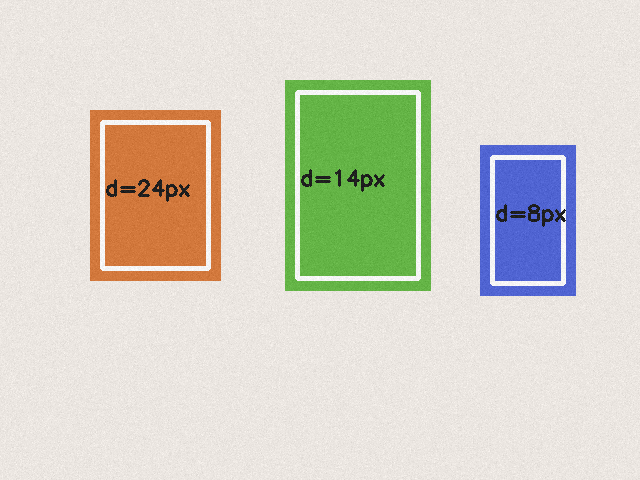
#> input picture data_left.png, 640 x 480 px
$ python main.py
#> lines starting #> are read from the running program, lines starting #| are printed output that depends on the picture; after the words box and inside, x2 and y2 are one past the last pixel; in counts of white or black regions, pixels touching at a corner belong together
import cv2
import numpy as np
from pathlib import Path

BASE = Path(__file__).resolve().parent
LEFT_PATH = BASE / "data_left.png"
RIGHT_PATH = BASE / "data_right.png"
OUT = BASE / "outputs"
OUT.mkdir(exist_ok=True)

# Camera parameters (example calibrated values for this educational demo)
FOCAL_LENGTH_PX = 700.0
BASELINE_CM = 6.0

left = cv2.imread(str(LEFT_PATH))
#> left is the input picture: shape (480, 640, 3); mean B, G, R 199.7, 212.8, 214.5
right = cv2.imread(str(RIGHT_PATH))
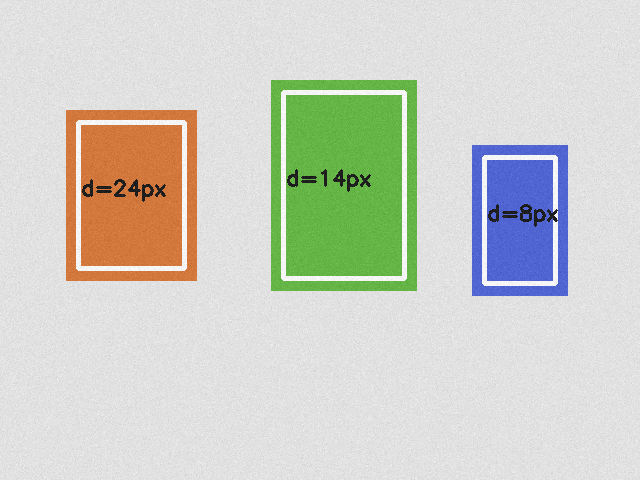
#> input picture data_right.png, 640 x 480 px
#> right is the input picture: shape (480, 640, 3); mean B, G, R 199.7, 208.9, 206.7
if left is None or right is None:
    raise FileNotFoundError("Stereo images not found.")

gray_l = cv2.cvtColor(left, cv2.COLOR_BGR2GRAY)
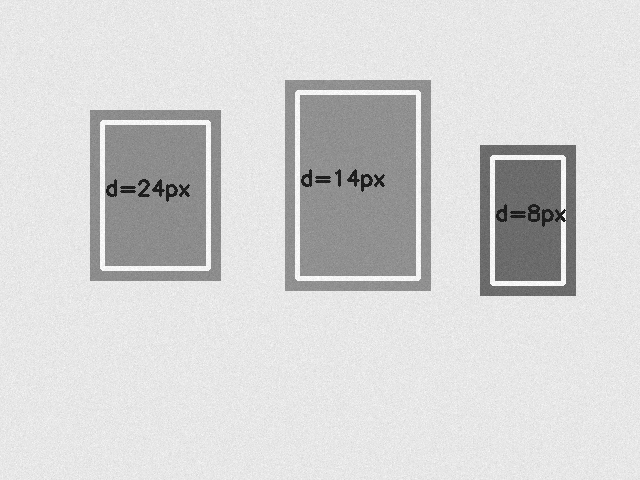
#> gray_l: shape (480, 640); min 11, max 255, mean 212
gray_r = cv2.cvtColor(right, cv2.COLOR_BGR2GRAY)
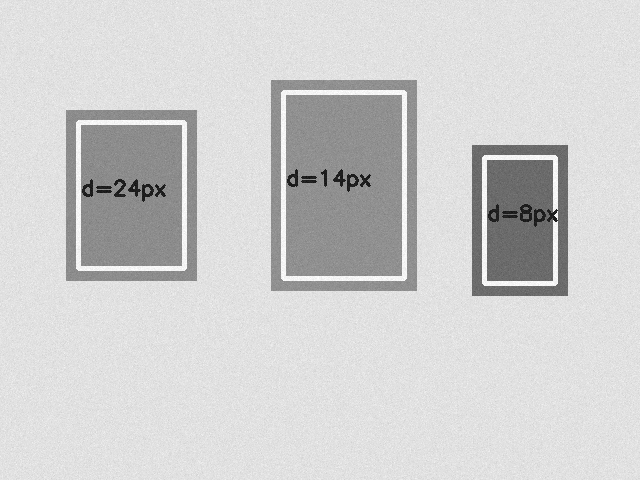
#> gray_r: shape (480, 640); min 15, max 255, mean 207.3

# StereoBM estimates disparity = horizontal pixel shift between corresponding points.
num_disparities = 16 * 8
block_size = 15
stereo = cv2.StereoBM_create(
    numDisparities=num_disparities,
    blockSize=block_size
)
disparity = stereo.compute(gray_l, gray_r).astype(np.float32) / 16.0
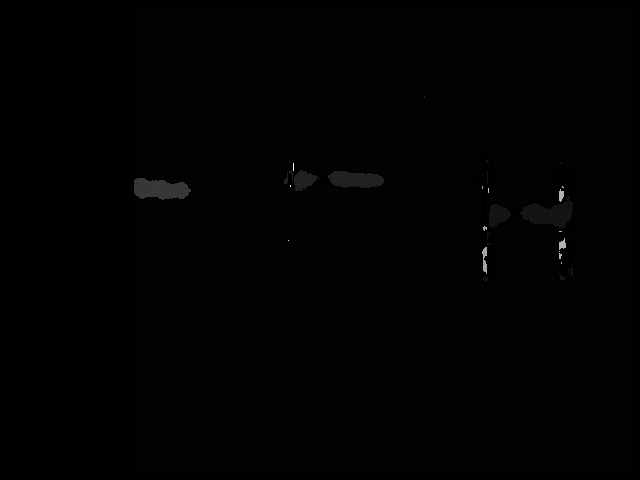
#> disparity: shape (480, 640) float32; min -1, max 113.1, mean 0; drawn with min black and max white

# Keep valid positive disparities.
valid = disparity > 0
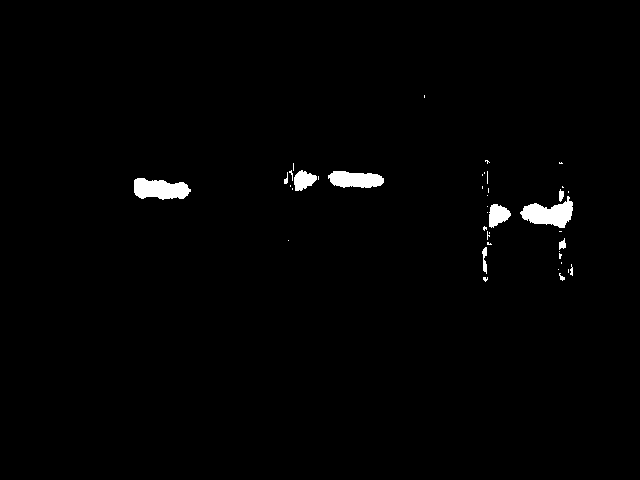
#> valid: shape (480, 640) bool; 1.2% white; 41 white regions (30 under 20 px), largest, box (x1, y1, x2, y2) and area: (520, 196, 573, 228) 958, (134, 178, 191, 200) 917, (328, 171, 384, 188) 736
disp_vis = np.zeros_like(disparity, dtype=np.uint8)
if np.any(valid):
    dmin, dmax = np.percentile(disparity[valid], [2, 98])
#> dmin = 7.88; dmax = 79.06
    scaled = np.clip((disparity - dmin) / max(dmax - dmin, 1e-6) * 255, 0, 255)
    disp_vis = scaled.astype(np.uint8)

cv2.imwrite(str(OUT/"disparity_map.png"), disp_vis)

# Depth formula: Z = (f * B) / d
depth_cm = np.zeros_like(disparity, dtype=np.float32)
depth_cm[valid] = (FOCAL_LENGTH_PX * BASELINE_CM) / disparity[valid]

# Convert depth to a displayable map. Very distant/invalid pixels are suppressed.
depth_display = np.zeros_like(depth_cm, dtype=np.uint8)
depth_valid = (depth_cm > 0) & (depth_cm < 1000)
if np.any(depth_valid):
    zmin, zmax = np.percentile(depth_cm[depth_valid], [2, 98])
#> zmin = 53.12; zmax = 533.3
    normalized = np.clip((depth_cm - zmin) / max(zmax-zmin, 1e-6) * 255, 0, 255)
    depth_display = normalized.astype(np.uint8)
cv2.imwrite(str(OUT/"depth_map.png"), depth_display)

# Report sample median depths around the known object centers.
samples = [
    ("Near object", 155, 195),
    ("Middle object", 355, 185),
    ("Far object", 525, 220),
]
print("Stereo Vision Based Depth Estimation")
print("-------------------------------------")
print(f"Focal length: {FOCAL_LENGTH_PX:.0f} px")
print(f"Baseline:     {BASELINE_CM:.1f} cm")
for name, x, y in samples:
    patch = depth_cm[max(0,y-12):y+12, max(0,x-12):x+12]
    vals = patch[(patch > 0) & (patch < 1000)]
    if len(vals):
        print(f"{name}: estimated depth = {np.median(vals):.2f} cm")
    else:
        print(f"{name}: no valid depth")
#> this loop made 3 passes
#| Near object: estimated depth = 174.55 cm
#| Middle object: estimated depth = 300.00 cm
#| Far object: estimated depth = 516.92 cm
#> pass 1, `patch = depth_cm[max(0,y-12):y+12, max(0,x-12):x+12]`:
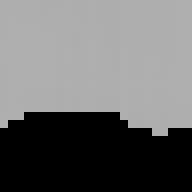
#> patch: shape (24, 24) float32 (shown 8 times larger); min 0, max 175.9, mean 108.8
#> pass 3, `patch = depth_cm[max(0,y-12):y+12, max(0,x-12):x+12]`:
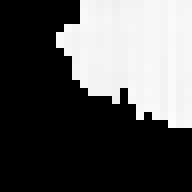
#> patch: shape (24, 24) float32 (shown 8 times larger); min 0, max 537.6, mean 183.6; drawn with min black and max white
print("\nGenerated:")
print("  outputs/disparity_map.png")
print("  outputs/depth_map.png")
